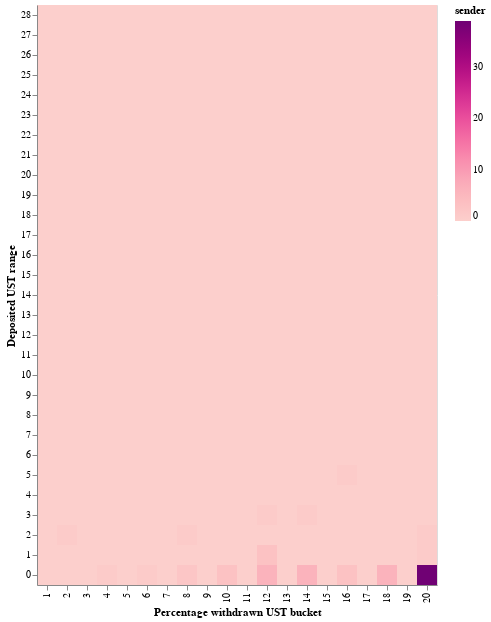

This figure's notebook cell:
### Code cell
alt.Chart((heatmap_data_df.rename(columns=cols_dict))).mark_rect().encode(
    x=alt.X(cols_dict['perc_withdrawn_cat']+':O', sort=alt.EncodingSortField(order='ascending')),
    y=alt.Y(cols_dict['DEP_CAT']+':O', sort=alt.EncodingSortField(order='ascending')),
    color=alt.Color('sender'+':Q',
            scale=alt.Scale(scheme='redpurple')),
    tooltip=['DEP_CAT_label'+':N','perc_withdrawn_cat_label'+':N','sender'+':Q']
)

### Figure 1 — Vega-Lite specification as saved in the notebook (floating-point values rounded to 4 significant figures; data arrays with more than 128 entries replaced by an {"elided": "..."} marker saying what was removed)
{"config": {"view": {"continuousWidth": 400, "continuousHeight": 300}}, "data": {"name": "data-a18b5c422d9ae7133485db589a53ce72"}, "mark": "rect", "encoding": {"color": {"field": "sender", "scale": {"scheme": "redpurple"}, "type": "quantitative"}, "tooltip": [{"field": "DEP_CAT_label", "type": "nominal"}, {"field": "perc_withdrawn_cat_label", "type": "nominal"}, {"field": "sender", "type": "quantitative"}], "x": {"field": "Percentage withdrawn UST bucket", "sort": {"order": "ascending"}, "type": "ordinal"}, "y": {"field": "Deposited UST range", "sort": {"order": "ascending"}, "type": "ordinal"}}, "$schema": "https://vega.github.io/schema/vega-lite/v4.17.0.json", "datasets": {"data-a18b5c422d9ae7133485db589a53ce72": {"elided": "580 records"}}}
